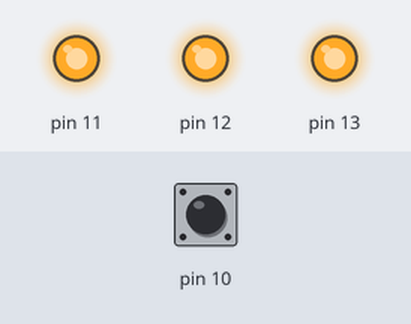
A sketch run on a simulated Arduino Uno, built with avr-gcc and run on an emulated ATmega328P. Parts: output pins drawn as LEDs (lit = HIGH). Inputs (shaded band) come from the test bench; at power-on: pin 10 HIGH. What the sketch prints to the serial monitor is not drawn.

Above: at 1.2 s.
1.3 s: pin 10 pulled LOW for 0.15 s
At 1.38 s:
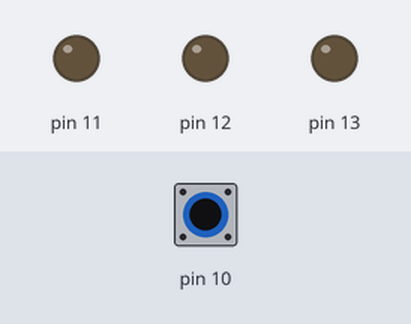
2.9 s: pin 10 pulled LOW for 3.2 s
At 7.1 s:
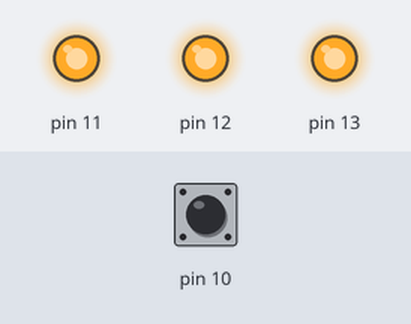
Timing chart, 0 to 8.6 s (numbered marks = the images above; inputs shaded):
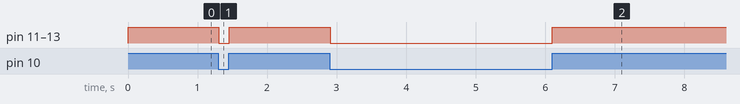

The sketch:

Robotics_9PBandRGB1.ino
```cpp
/*
Digital Input & Digital Output
RGB and PB: When the PB is not pressed, the RGB is white. Then, when it is pressed, the RFB is turned off
*/
int sensor;

void setup() {
  // put your setup code here, to run once:
Serial.begin(9600);
pinMode(10,INPUT_PULLUP); //Using INPUT_PULLUP the arduino uses its internal resistance, thus it is not necessary to use another one in the circuit
pinMode(11,OUTPUT);
pinMode(12,OUTPUT);
pinMode(13,OUTPUT);
}

void loop() {
  // put your main code here, to run repeatedly:
  sensor=digitalRead(10); //Read if the sensor is pressed or not

  Serial.print(sensor); //Displays the value on the Serial Monitor
  Serial.println();

if (sensor==1){ //If the sensor is not pressed, then the RGB will be white
  //Turn each color in the RGB to have white
  digitalWrite(11,HIGH);
  digitalWrite(12,1);
  digitalWrite(13,1);
} else {
  digitalWrite(11,0); //If the sensor is pressed, then the RGB will be turned off
  digitalWrite(12,0);
  digitalWrite(13,0);
};


}
```

Measured:
- after the input at 1.3 s, pin 11–13: HIGH → LOW at once, → HIGH 0.15 s later
- after the input at 2.9 s, pin 11–13: HIGH → LOW at once, → HIGH 3.2 s later
